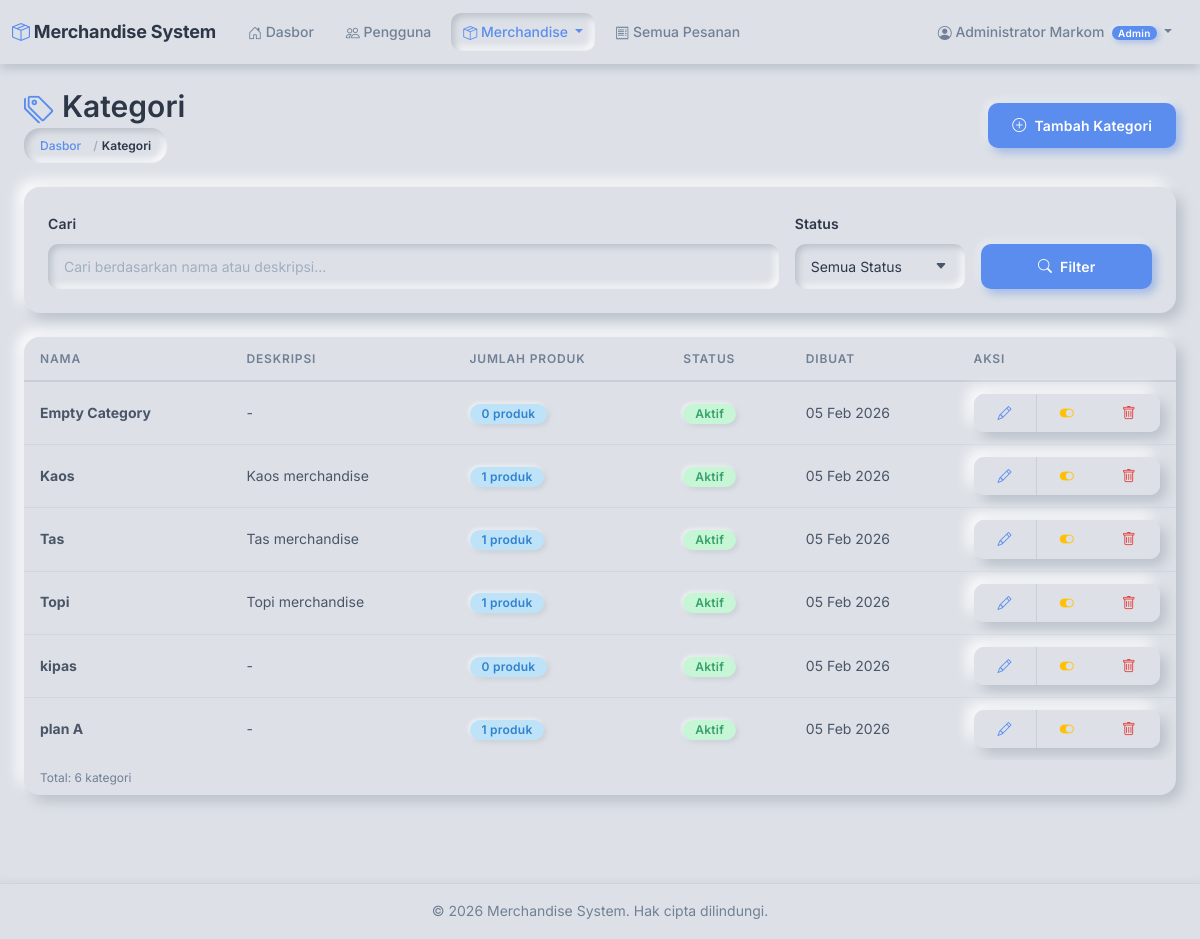
Page /merchandise/categories/ (signed in) on the earlier database version.
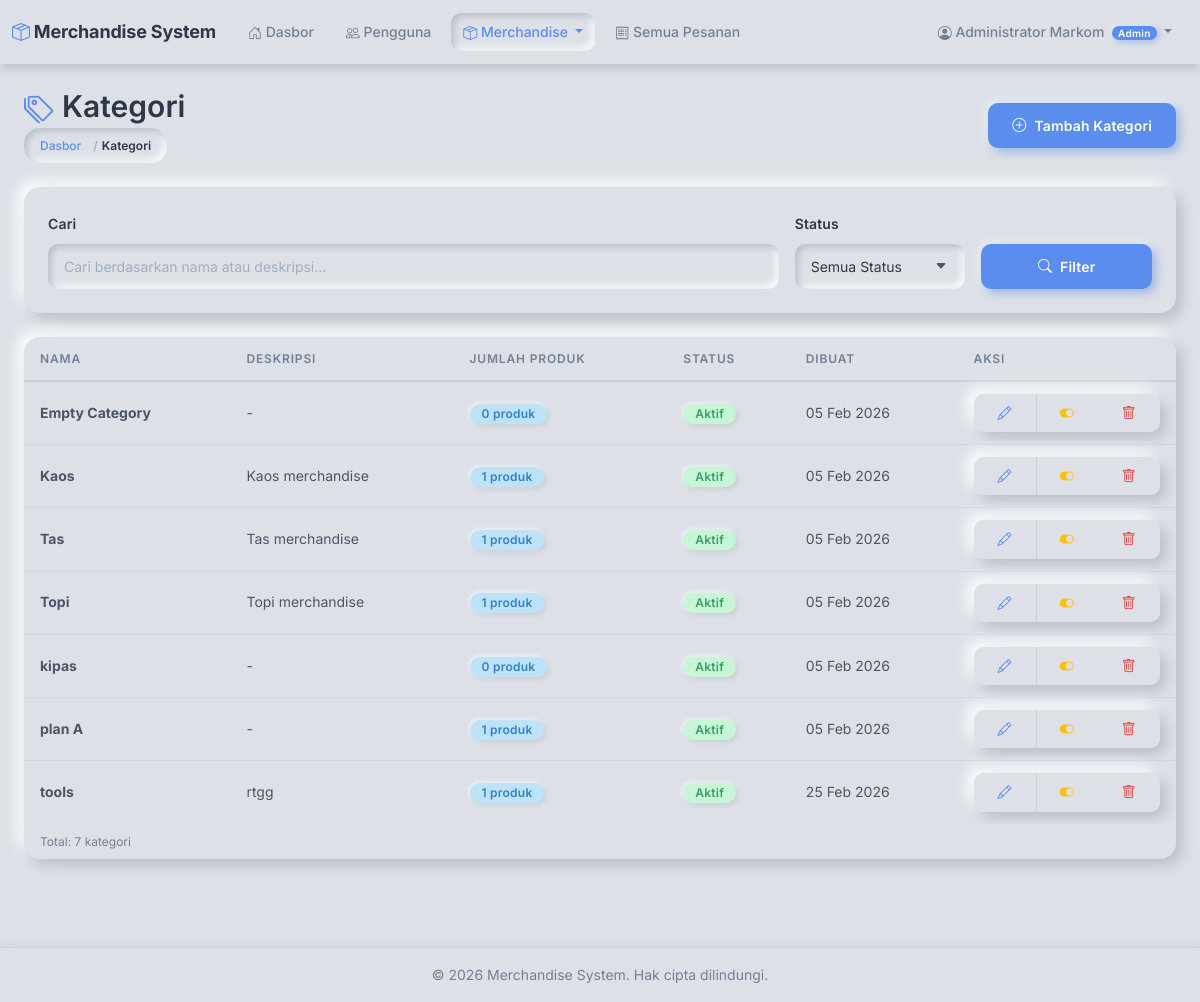
Same page on the later database version.
### merchandise/models.py (models this page shows, shortened)
class Category(models.Model):
    name = models.CharField(
        max_length=100,
        unique=True,
        help_text='Category name (must be unique)'
    )
    description = models.TextField(
        blank=True,
        help_text='Category description'
    )
    is_active = models.BooleanField(
        default=True,
        help_text='Active status (soft delete)'
    )
    created_at = models.DateTimeField(auto_now_add=True)
    updated_at = models.DateTimeField(auto_now=True)
    class Meta:
        db_table = 'categories'
        verbose_name = 'Category'
        verbose_name_plural = 'Categories'
        ordering = ['name']
    def delete(self, using=None, keep_parents=False):
        """
        Soft delete: set is_active to False instead of deleting
        Prevent deletion if merchandise still exists
        """
        if self.merchandise_set.exists():
            raise ValidationError(
                'Cannot delete category with existing merchandise. '
                'Please deactivate or move merchandise first.'
            )
        self.is_active = False
        self.save()
    @property
    def merchandise_count(self):
        return self.merchandise_set.filter(is_active=True).count()

### merchandise/views.py (the view)
# urls.py: path('categories/', views.category_list, name='category_list'),
@admin_required
def category_list(request):
    search_query = request.GET.get('search', '')
    status_filter = request.GET.get('status', '')
    categories = Category.objects.all()
    if search_query:
        categories = categories.filter(
            Q(name__icontains=search_query) |
            Q(description__icontains=search_query)
        )
    if status_filter == 'active':
        categories = categories.filter(is_active=True)
    elif status_filter == 'inactive':
        categories = categories.filter(is_active=False)
    context = {
        'categories': categories,
        'search_query': search_query,
        'status_filter': status_filter
    }
    return render(request, 'merchandise/category_list.html', context)

### accounts/models.py (called while the page is built)
    @property
    def is_admin(self):
        return self.role == self.Role.ADMIN

    @property
    def is_sales(self):
        return self.role == self.Role.SALES

### orders/context_processors.py (called while the page is built)
def cart_context(request):
    if request.user.is_authenticated and hasattr(request.user, 'is_sales') and request.user.is_sales:
        cart = Cart(request)
        return {
            'navbar_cart_total': cart.get_total_quantity(),
            'navbar_cart_unique': cart.get_total_unique(),
        }
    return {
        'navbar_cart_total': 0,
        'navbar_cart_unique': 0,
    }

### templates/merchandise/category_list.html (shortened to what the changed rows need)
{% extends 'base.html' %}
{% block content %}
<div class="container-fluid">
    <div class="row mb-4 align-items-center">
        <div class="col">
            <h2 class="mb-1"><i class="bi bi-tags me-2" style="color: var(--color-accent);"></i>Kategori</h2>
        </div>
    </div>
    <div class="card">
        <div class="card-body p-0">
            {% if categories %}
            <div class="table-responsive">
                <table class="table table-hover mb-0">
                    <thead>
                        <tr>
                            <th>Nama</th>
                            <th class="d-none d-md-table-cell">Deskripsi</th>
                            <th>Jumlah Produk</th>
                            <th>Status</th>
                            <th class="d-none d-sm-table-cell">Dibuat</th>
                            <th style="width: 140px;">Aksi</th>
                        </tr>
                    </thead>
                    <tbody>
                        {% for category in categories %}
                        <tr>
                            <td><strong>{{ category.name }}</strong></td>
                            <td class="d-none d-md-table-cell">{{ category.description|truncatewords:10|default:"-" }}</td>
                            <td>
                                <span class="badge bg-info">{{ category.merchandise_count }} produk</span>
                            </td>
                            <td>
                                {% if category.is_active %}
                                <span class="badge bg-success">Aktif</span>
                                {% else %}
                                <span class="badge bg-secondary">Nonaktif</span>
                                {% endif %}
                            </td>
                            <td class="d-none d-sm-table-cell">{{ category.created_at|date:"d M Y" }}</td>
                            <td>
                                <div class="btn-group btn-group-sm">
                                    <a href="{% url 'merchandise:category_edit' category.pk %}"
                                       class="btn btn-outline-primary" title="Edit Kategori">
                                        <i class="bi bi-pencil"></i>
                                    </a>
                                    <a href="{% url 'merchandise:category_toggle_active' category.pk %}"
                                       class="btn {% if category.is_active %}btn-outline-warning{% else %}btn-outline-success{% endif %}"
                                       title="{% if category.is_active %}Nonaktifkan{% else %}Aktifkan{% endif %}">
                                        <i class="bi {% if category.is_active %}bi-toggle-on{% else %}bi-toggle-off{% endif %}"></i>
                                    </a>
                                    <a href="{% url 'merchandise:category_delete' category.pk %}"
                                       class="btn btn-outline-danger" title="Hapus Kategori">
                                        <i class="bi bi-trash"></i>
                                    </a>
                                </div>
                            </td>
                        </tr>
                        {% endfor %}
                    </tbody>
                </table>
            </div>
            <div class="text-muted px-3 py-2" style="font-size: var(--text-xs);">
                Total: {{ categories.count }} kategori
            </div>
            {% endif %}
        </div>
    </div>
</div>
{% endblock %}

Differences in the rows shown:
added Category: name "tools", description "rtgg", merchandise_count "1", is_active "Aktif", created_at "25 Feb 2026"
Other differences:
{{ categories.count }}: "6" → "7"
